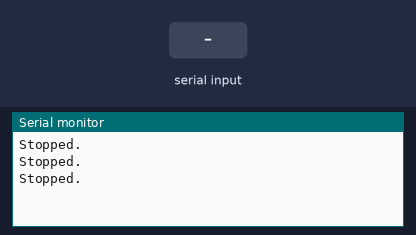
Simulated run of this sketch. Board: Arduino Uno, built with avr-gcc and run on an emulated ATmega328P. Shown: the last lines printed to the serial monitor. The test bench sets the inputs (shaded band).

Above: at 1.2 s.
1.3 s: "estop\n" received over Serial
3.0 s: "green\n" received over Serial
At 3.9 s:
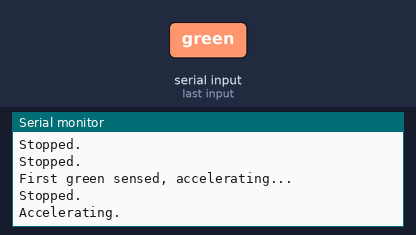
5.0 s: "red\n" received over Serial
6.5 s: "maxspeed\n" received over Serial
At 7.4 s:
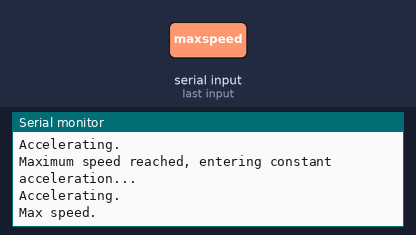
8.5 s: "start\n" received over Serial
10.0 s: "stop\n" received over Serial
At 10.9 s:
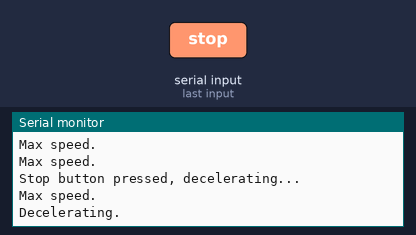

The sketch:

motionStateMachine.ino
```cpp
enum motionStates {STATIONARY, ACCELERATING, CONSTANT, DECELERATING};
uint8_t state = STATIONARY;
enum motionTransitions {NONE, ESTOP, STOP, START, RED, GREEN, MAXSPEED};
uint8_t transition = NONE;
enum colours {R, G};
uint8_t lastColour = R;

void stationary();
void accelerating();
void constant();
void decelerating();

void setup() {
  // put your setup code here, to run once:
  Serial.begin(9600);
}

void loop() {
  // put your main code here, to run repeatedly:
  input();
  motionStateMachine(transition);
  delay(500);
}

void motionStateMachine(uint8_t i) {
  switch(state){
    case STATIONARY:
      stationary();
      if(i == ESTOP){
        transition = NONE;
        state = STATIONARY;
      }
      if(i == START || i == GREEN){
        transition = NONE;
        state = ACCELERATING;
      }
    break;

    case ACCELERATING:
      accelerating();
      if(i == ESTOP){
        transition = NONE;
        state = STATIONARY;
      }
      else if(i == MAXSPEED){
        transition = NONE;
        state = CONSTANT;
      }
      else if(i == STOP || i == GREEN){
        transition = NONE;
        state = DECELERATING;
      }
    break;

    case CONSTANT:
      constant();
      if(i == ESTOP){
        transition = NONE;
        state = STATIONARY;
      }
      if(i == STOP || (i == GREEN && lastColour == G)){
        transition = NONE;
        state = DECELERATING;
      }
    break;

    case DECELERATING:
      decelerating();
      if(i == ESTOP || i == RED){
        transition = NONE;
        state = STATIONARY;
      }
    break;
  }
}

void stationary(){
  Serial.println("Stopped.");
}

void accelerating(){
  Serial.println("Accelerating.");
}

void constant(){
  Serial.println("Max speed.");
}

void decelerating(){
  Serial.println("Decelerating.");
}

uint8_t input(){
  if (Serial.available() > 0){
    String s = Serial.readStringUntil('\n');
    if(s == "estop"){
      transition = ESTOP;
      Serial.println("Emergency stop.");
    }
    else if(s == "green" && lastColour == R){
      transition = GREEN;
      lastColour = G;
      Serial.println("First green sensed, accelerating...");
    }
    else if(s == "green" && lastColour == G){
      transition = GREEN;
      lastColour = G;
      Serial.println("Second green sensed, decelerating...");
    }
    else if(s == "red"){
      transition = RED;
      lastColour = R;
      Serial.println("Red sensed, stopping...");
    }
    else if(s == "maxspeed"){
      transition = MAXSPEED;
      Serial.println("Maximum speed reached, entering constant acceleration...");
    }
    else if(s == "start"){
      transition = START;
      lastColour = G;
      Serial.println("Start button pressed, accelerating...");
    }
    else if(s == "stop"){
      transition = STOP;
      Serial.println("Stop button pressed, decelerating...");
    }
    else{
      transition = NONE;
    }
  }
}
```

Measured:
- after the input at 3.0 s, the serial monitor: prints a new line at once (image 1)
- after the input at 6.5 s, the serial monitor: prints a new line at once (image 2)
- after the input at 10.0 s, the serial monitor: prints a new line at once (image 3)
